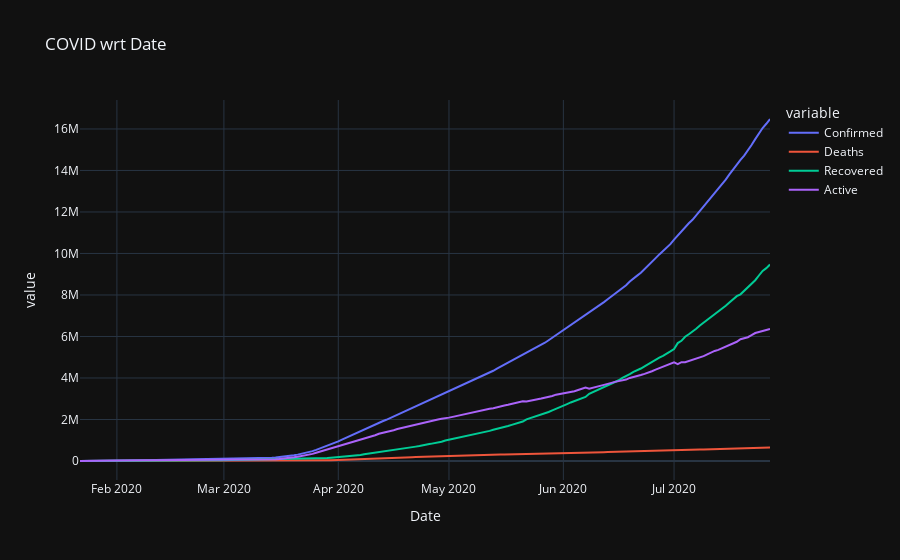

The code cell stored with this chart in its notebook:
### Code cell
ex.line(day_wise, x='Date', y=['Confirmed', 'Deaths', 'Recovered', 'Active'], title='COVID wrt Date', template='plotly_dark')

### Figure 1 — Plotly figure (JSON) as saved in the notebook; plotly's stock layout.template omitted (floating-point values rounded to 4 significant figures; data arrays with more than 128 entries replaced by an {"elided": "..."} marker saying what was removed)
{"data": [{"hovertemplate": "variable=Confirmed<br>Date=%{x}<br>value=%{y}<extra></extra>", "legendgroup": "Confirmed", "line": {"color": "#636efa", "dash": "solid"}, "marker": {"symbol": "circle"}, "mode": "lines", "name": "Confirmed", "orientation": "v", "showlegend": true, "type": "scatter", "x": {"elided": "188 str values"}, "xaxis": "x", "y": {"elided": "188 int values"}, "yaxis": "y"}, {"hovertemplate": "variable=Deaths<br>Date=%{x}<br>value=%{y}<extra></extra>", "legendgroup": "Deaths", "line": {"color": "#EF553B", "dash": "solid"}, "marker": {"symbol": "circle"}, "mode": "lines", "name": "Deaths", "orientation": "v", "showlegend": true, "type": "scatter", "x": {"elided": "188 str values"}, "xaxis": "x", "y": {"elided": "188 int values"}, "yaxis": "y"}, {"hovertemplate": "variable=Recovered<br>Date=%{x}<br>value=%{y}<extra></extra>", "legendgroup": "Recovered", "line": {"color": "#00cc96", "dash": "solid"}, "marker": {"symbol": "circle"}, "mode": "lines", "name": "Recovered", "orientation": "v", "showlegend": true, "type": "scatter", "x": {"elided": "188 str values"}, "xaxis": "x", "y": {"elided": "188 int values"}, "yaxis": "y"}, {"hovertemplate": "variable=Active<br>Date=%{x}<br>value=%{y}<extra></extra>", "legendgroup": "Active", "line": {"color": "#ab63fa", "dash": "solid"}, "marker": {"symbol": "circle"}, "mode": "lines", "name": "Active", "orientation": "v", "showlegend": true, "type": "scatter", "x": {"elided": "188 str values"}, "xaxis": "x", "y": {"elided": "188 int values"}, "yaxis": "y"}], "layout": {"autosize": true, "legend": {"title": {"text": "variable"}, "tracegroupgap": 0}, "title": {"text": "COVID wrt Date"}, "xaxis": {"anchor": "y", "autorange": true, "domain": [0, 1], "range": ["2020-01-22", "2020-07-27"], "title": {"text": "Date"}, "type": "date"}, "yaxis": {"anchor": "x", "autorange": true, "domain": [0, 1], "range": [-915600.0, 17400000.0], "title": {"text": "value"}, "type": "linear"}}}
